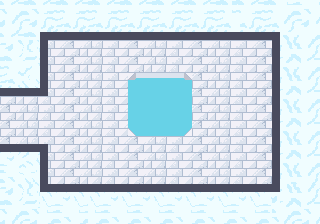

The image is a tile-based game level rendered from a .tmx file. Its description and source (layers, tilesets, objects; grid data summarised) follow:
An orthogonal 40x28 tile map with 8x8 px tiles, 3 tile layers (gfx, walls, holes) and 5 objects (3x Enemy, 2x Item).

<map version="1.10" tiledversion="1.10.2" orientation="orthogonal" renderorder="right-down" width="40" height="28" tilewidth="8" tileheight="8" infinite="0" nextlayerid="8" nextobjectid="16">
 <tileset firstgid="1" source="sky-temple.tsx" />
 <layer id="1" name="gfx" width="40" height="28">
  <data>[1120 cells, 1120 non-empty, 145 distinct tile ids]</data>
 </layer>
 <layer id="2" name="walls" width="40" height="28">
  <data>[1120 cells, 100 non-empty, 1 distinct tile ids]</data>
 </layer>
 <layer id="7" name="holes" width="40" height="28">
  <data>[1120 cells, 54 non-empty, 1 distinct tile ids]</data>
 </layer>
 <objectgroup id="5" name="objs">
  <object id="8" name="Angel" type="Enemy" x="216" y="152">
   <properties>
    <property name="speed" type="int" value="32" />
   </properties>
   <point />
  </object>
  <object id="11" name="Archer" type="Enemy" x="192" y="168">
   <properties>
    <property name="walk" value="L120,R120" />
   </properties>
   <point />
  </object>
  <object id="12" name="Angel" type="Enemy" x="216" y="88">
   <properties>
    <property name="speed" type="int" value="32" />
   </properties>
   <point />
  </object>
  <object id="13" name="HeartItem" type="Item" x="88" y="88">
   <point />
  </object>
  <object id="14" name="HeartItem" type="Item" x="80" y="160">
   <point />
  </object>
 </objectgroup>
</map>
